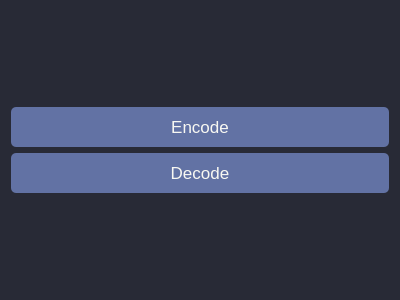
<?xml version="1.0" encoding="UTF-8"?>
<ui version="4.0">
 <class>ModeSelectionWindow</class>
 <widget class="QWidget" name="ModeSelectionWindow">
  <property name="geometry">
   <rect>
    <x>0</x>
    <y>0</y>
    <width>400</width>
    <height>300</height>
   </rect>
  </property>
  <property name="windowTitle">
   <string>LSB Steganography - Mode Selection</string>
  </property>
  <property name="styleSheet">
   <string notr="true">QWidget {
    background-color: #282a36;
}

QPushButton {
    background-color: #6272a4;
    color: #f8f8f2;
    border: none;
    border-radius: 5px;
    padding: 10px;
    font-size: 17px;
    min-width: 120px;
}

QPushButton:hover {
    background-color: #8be9fd;
    color: #282a36;
}
</string>
  </property>
  <layout class="QVBoxLayout" name="verticalLayout">
   <item>
    <spacer name="verticalSpacer">
     <property name="orientation">
      <enum>Qt::Vertical</enum>
     </property>
     <property name="sizeHint" stdset="0">
      <size>
       <width>20</width>
       <height>40</height>
      </size>
     </property>
    </spacer>
   </item>
   <item>
    <widget class="QPushButton" name="btnEncode">
     <property name="text">
      <string>Encode</string>
     </property>
    </widget>
   </item>
   <item>
    <widget class="QPushButton" name="btnDecode">
     <property name="text">
      <string>Decode</string>
     </property>
    </widget>
   </item>
   <item>
    <spacer name="verticalSpacer_2">
     <property name="orientation">
      <enum>Qt::Vertical</enum>
     </property>
     <property name="sizeHint" stdset="0">
      <size>
       <width>20</width>
       <height>40</height>
      </size>
     </property>
    </spacer>
   </item>
  </layout>
 </widget>
 <resources/>
 <connections/>
</ui>
